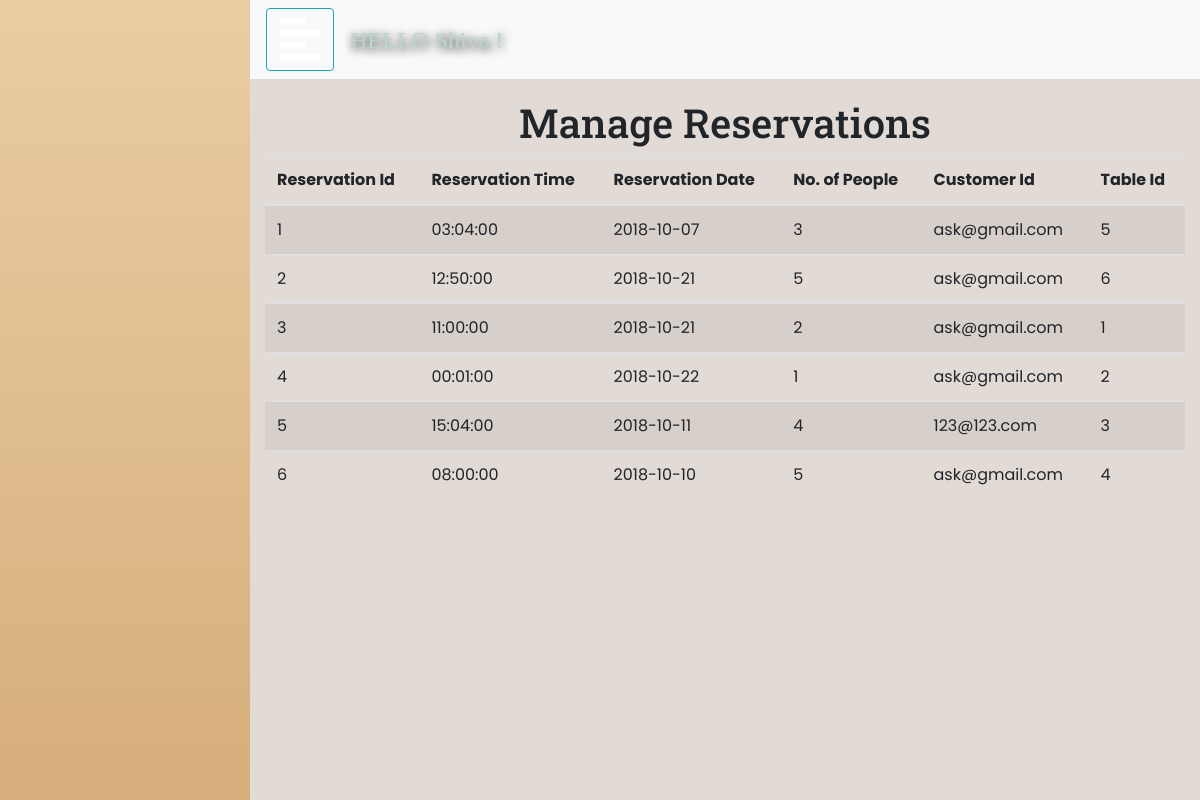
The page /ManageReserve.php (signed in) on the database its author committed.
### tables this page shows
CREATE TABLE `Reserve` (
  `r_id` int(3) NOT NULL,
  `r_time` time NOT NULL,
  `r_date` date NOT NULL,
  `no_people` int(2) NOT NULL,
  `c_email_id` varchar(50) NOT NULL,
  `t_id` int(3) NOT NULL
);

### ManageReserve.php (the view, shortened to what this page needs)
<?php
include('login.php');
?>
<!DOCTYPE html>
<html>
    <head>
    <link rel="stylesheet" href="https://stackpath.bootstrapcdn.com/bootstrap/4.1.0/css/bootstrap.min.css">
<link rel="stylesheet" href="https://cdnjs.cloudflare.com/ajax/libs/malihu-custom-scrollbar-plugin/3.1.5/jquery.mCustomScrollbar.min.css">
        <link rel="stylesheet" href="styleOrder.css">
    </head>
    <body>
<div class="wrapper">
    <nav id="sidebar"></nav>
        <div id="content" class="container-fluid">
    <nav class="navbar navbar-expand-lg bg-light navbar-light sticky-top">
                    <button type="button" id="sidebarCollapse" class="btn btn-info" style="background-color: transparent">
                <i class="fas fa-align-left fa-3x" style></i>
            </button>
        <span style="font-family: 'Cinzel', serif;
font-size: 1.5em;
    color:#bbd4cd;
    text-shadow:1px 2px 10px black; padding-left: inherit">
           <?php
        if(isset($_SESSION['login_user'])){
        echo 'HELLO ';
        echo $_SESSION['login_user'];
        echo " !";
        }
        ?>
        </span>
        </nav>
        <header style="text-align: center">
                    <h1 style="padding-top:20px">Manage Reservations</h1>
                </header>
        <div class="container-fluid" id="Reserve">
            <table class="table table-striped">
    <thead>
      <tr>
        <th>Reservation Id</th>
        <th>Reservation Time</th>
        <th>Reservation Date</th>
        <th>No. of People</th>
        <th>Customer Id</th>
        <th>Table Id</th>
      </tr>
    </thead>
    <tbody>
        <?php
        $sql="Select * from Reserve";
        $result=mysqli_query($db,$sql);
        while($row = mysqli_fetch_array($result,MYSQLI_BOTH)){
      echo"<tr>
        <td>".$row['r_id']."</td>
        <td>".$row['r_time']."</td>
        <td>".$row['r_date']."</td>
        <td>".$row['no_people']."</td>
        <td>".$row['c_email_id']."</td>
        <td>".$row['t_id']."</td>
      </tr>";
      }?>
    </tbody>
  </table>
        </div>
</div>
        </div>
</body>
</html>

### styleOrder.css (style rules this page uses)
.wrapper { display: flex; width: 100%; }
#sidebar { width: 250px; position: fixed; top: 0; left: 0; height: 100vh; z-index: 999; background: linear-gradient(#eacda3,#d6ae7b); color: #000; transition: all 0.3s; }
body { font-family: 'Poppins', sans-serif; background: #e1dad5; }
#content { width: calc(100% - 250px); padding: 0px 0px; min-height: 100vh; transition: all 0.3s; position: absolute; top: 0; right: 0; }
#sidebarCollapse { z-index: 1; }
header { font-family: 'Roboto Slab', serif; }

### rows shown on the page
reserve: r_id "1", r_time "03:04:00", r_date "2018-10-07", no_people "3", c_email "ask@gmail.com", t "5"
reserve: r_id "2", r_time "12:50:00", r_date "2018-10-21", no_people "5", c_email "ask@gmail.com", t "6"
reserve: r_id "3", r_time "11:00:00", r_date "2018-10-21", no_people "2", c_email "ask@gmail.com", t "1"
reserve: r_id "4", r_time "00:01:00", r_date "2018-10-22", no_people "1", c_email "ask@gmail.com", t "2"
reserve: r_id "5", r_time "15:04:00", r_date "2018-10-11", no_people "4", c_email "123@123.com", t "3"
reserve: r_id "6", r_time "08:00:00", r_date "2018-10-10", no_people "5", c_email "ask@gmail.com", t "4"

### other values the page prints
$_SESSION['login_user'] "Shiva"
